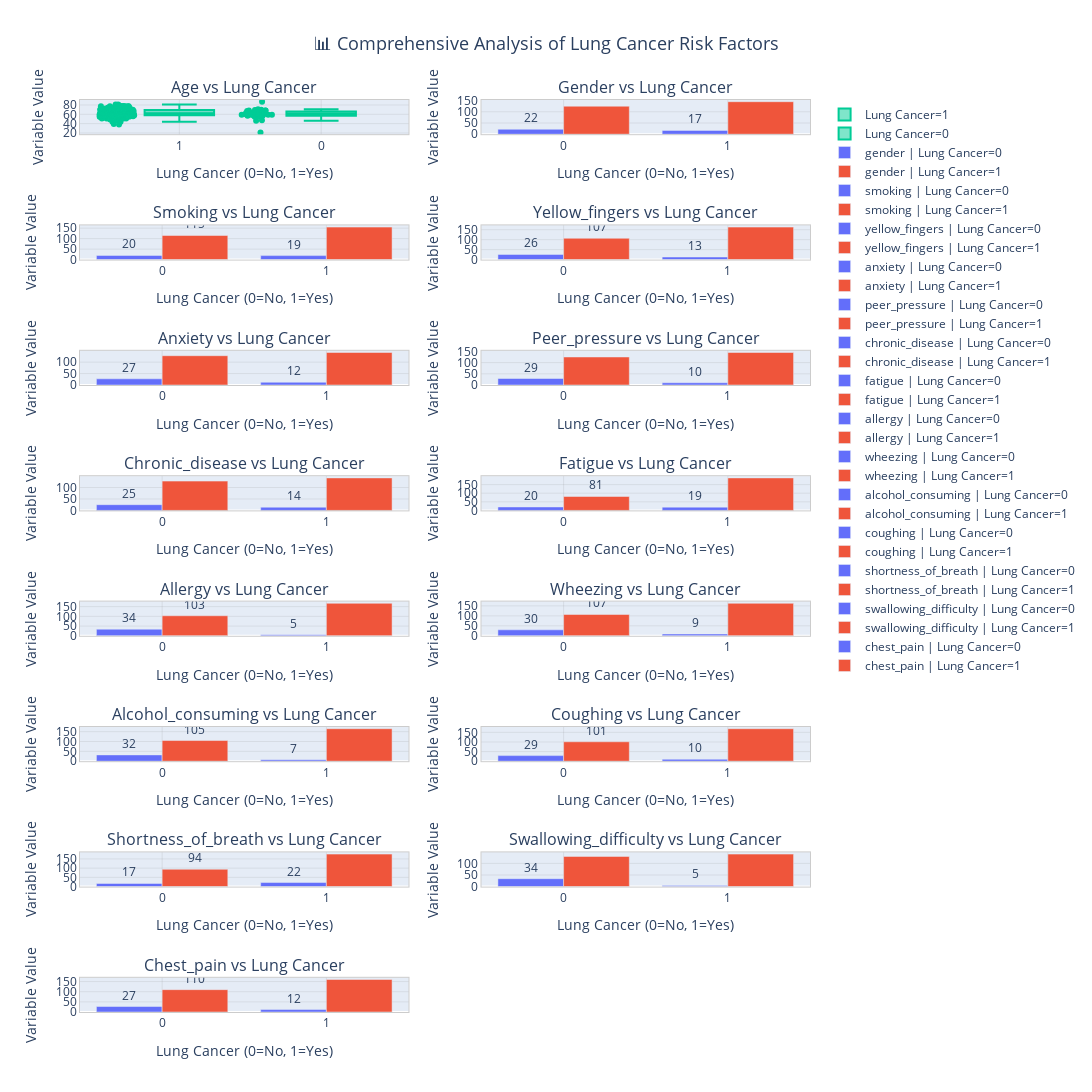

Notebook code cell kept with this figure:
### Markdown cell above
### Bivariate Analysis and scatter plots

### Code cell
from plotly.subplots import make_subplots 
import plotly.graph_objects as go
import pandas as pd

# Categorical variables vs lung_cancer
variables = ['age','gender', 'smoking', 'yellow_fingers', 'anxiety', 'peer_pressure', 
            'chronic_disease', 'fatigue', 'allergy', 'wheezing', 'alcohol_consuming',
            'coughing', 'shortness_of_breath', 'swallowing_difficulty', 'chest_pain']
target = 'lung_cancer'

# Subplots
rows = (len(variables) + 1) // 2
fig = make_subplots(
    rows=rows, cols=2,
    subplot_titles=[f'{var.capitalize()} vs Lung Cancer' for var in variables],
    vertical_spacing=0.1,
    horizontal_spacing=0.1
)

# Colors
binary_colors = {0: '#636EFA', 1: '#EF553B'}
continuous_color = '#00CC96'

#add traces
for i, var in enumerate(variables):
    row = i // 2 + 1
    col = i % 2 + 1
    
    if var == 'age':  
        for lc_val in df[target].unique():
            subset = df[df[target] == lc_val]
            fig.add_trace(
                go.Box(
                    y=subset[var],
                    x=[str(lc_val)]*len(subset),
                    name=f"Lung Cancer={lc_val}",
                    marker_color=continuous_color,
                    boxpoints='all',
                    jitter=0.5,
                    pointpos=-1.8,
                    showlegend=(i == 0),  
                    hovertemplate=("Lung Cancer=" + str(lc_val) +
                                   "<br>" + var.capitalize() + ": %{y}<br><extra></extra>")
                ),
                row=row, col=col
            )
    else:  
        counts = df.groupby([target, var]).size().reset_index(name='count')
        for lc_val in counts[target].unique():
            subset = counts[counts[target] == lc_val]
            fig.add_trace(
                go.Bar(
                    x=subset[var].astype(str),
                    y=subset['count'],
                    name=f"{var} | Lung Cancer={lc_val}",
                    marker_color=binary_colors[lc_val],
                    text=subset['count'],
                    textposition="outside",
                    hovertemplate=("Lung Cancer=" + str(lc_val) +
                                   "<br>" + var.capitalize() + ": %{x}" +
                                   "<br>Count: %{y}<extra></extra>")
                ),
                row=row, col=col
            )

# General Layout 
fig.update_layout(
    title_text="📊 Comprehensive Analysis of Lung Cancer Risk Factors",
    title_font_size=18,
    title_x=0.5,
    height=1200,
    width=1100,
    showlegend=True
)

# axes
fig.update_yaxes(title_text="Variable Value")
fig.update_xaxes(title_text="Lung Cancer (0=No, 1=Yes)")

fig.update_xaxes(showgrid=True, gridwidth=0.5, gridcolor='rgba(128,128,128,0.3)')
fig.update_yaxes(showgrid=True, gridwidth=0.5, gridcolor='rgba(128,128,128,0.3)')
fig.update_xaxes(showline=True, linewidth=1, linecolor='rgba(0,0,0,0.2)', mirror=True)
fig.update_yaxes(showline=True, linewidth=1, linecolor='rgba(0,0,0,0.2)', mirror=True)

fig.show()

### Figure 1 — Plotly figure (JSON) as saved in the notebook; plotly's stock layout.template omitted (floating-point values rounded to 4 significant figures; data arrays with more than 128 entries replaced by an {"elided": "..."} marker saying what was removed)
{"data": [{"boxpoints": "all", "hovertemplate": "Lung Cancer=1<br>Age: %{y}<br><extra></extra>", "jitter": 0.5, "marker": {"color": "#00CC96"}, "name": "Lung Cancer=1", "pointpos": -1.8, "showlegend": true, "type": "box", "x": {"elided": "270 str values"}, "xaxis": "x", "y": {"elided": "270 int values"}, "yaxis": "y"}, {"boxpoints": "all", "hovertemplate": "Lung Cancer=0<br>Age: %{y}<br><extra></extra>", "jitter": 0.5, "marker": {"color": "#00CC96"}, "name": "Lung Cancer=0", "pointpos": -1.8, "showlegend": true, "type": "box", "x": ["0", "0", "0", "0", "0", "0", "0", "0", "0", "0", "0", "0", "0", "0", "0", "0", "0", "0", "0", "0", "0", "0", "0", "0", "0", "0", "0", "0", "0", "0", "0", "0", "0", "0", "0", "0", "0", "0", "0"], "xaxis": "x", "y": [59, 63, 63, 68, 60, 69, 61, 21, 69, 55, 57, 56, 59, 56, 60, 60, 58, 63, 69, 64, 47, 57, 68, 57, 71, 63, 62, 61, 59, 68, 67, 55, 70, 64, 87, 59, 55, 46, 63], "yaxis": "y"}, {"hovertemplate": "Lung Cancer=0<br>Gender: %{x}<br>Count: %{y}<extra></extra>", "marker": {"color": "#636EFA"}, "name": "gender | Lung Cancer=0", "text": [22.0, 17.0], "textposition": "outside", "type": "bar", "x": ["0", "1"], "xaxis": "x2", "y": [22, 17], "yaxis": "y2"}, {"hovertemplate": "Lung Cancer=1<br>Gender: %{x}<br>Count: %{y}<extra></extra>", "marker": {"color": "#EF553B"}, "name": "gender | Lung Cancer=1", "text": [125.0, 145.0], "textposition": "outside", "type": "bar", "x": ["0", "1"], "xaxis": "x2", "y": [125, 145], "yaxis": "y2"}, {"hovertemplate": "Lung Cancer=0<br>Smoking: %{x}<br>Count: %{y}<extra></extra>", "marker": {"color": "#636EFA"}, "name": "smoking | Lung Cancer=0", "text": [20.0, 19.0], "textposition": "outside", "type": "bar", "x": ["0", "1"], "xaxis": "x3", "y": [20, 19], "yaxis": "y3"}, {"hovertemplate": "Lung Cancer=1<br>Smoking: %{x}<br>Count: %{y}<extra></extra>", "marker": {"color": "#EF553B"}, "name": "smoking | Lung Cancer=1", "text": [115.0, 155.0], "textposition": "outside", "type": "bar", "x": ["0", "1"], "xaxis": "x3", "y": [115, 155], "yaxis": "y3"}, {"hovertemplate": "Lung Cancer=0<br>Yellow_fingers: %{x}<br>Count: %{y}<extra></extra>", "marker": {"color": "#636EFA"}, "name": "yellow_fingers | Lung Cancer=0", "text": [26.0, 13.0], "textposition": "outside", "type": "bar", "x": ["0", "1"], "xaxis": "x4", "y": [26, 13], "yaxis": "y4"}, {"hovertemplate": "Lung Cancer=1<br>Yellow_fingers: %{x}<br>Count: %{y}<extra></extra>", "marker": {"color": "#EF553B"}, "name": "yellow_fingers | Lung Cancer=1", "text": [107.0, 163.0], "textposition": "outside", "type": "bar", "x": ["0", "1"], "xaxis": "x4", "y": [107, 163], "yaxis": "y4"}, {"hovertemplate": "Lung Cancer=0<br>Anxiety: %{x}<br>Count: %{y}<extra></extra>", "marker": {"color": "#636EFA"}, "name": "anxiety | Lung Cancer=0", "text": [27.0, 12.0], "textposition": "outside", "type": "bar", "x": ["0", "1"], "xaxis": "x5", "y": [27, 12], "yaxis": "y5"}, {"hovertemplate": "Lung Cancer=1<br>Anxiety: %{x}<br>Count: %{y}<extra></extra>", "marker": {"color": "#EF553B"}, "name": "anxiety | Lung Cancer=1", "text": [128.0, 142.0], "textposition": "outside", "type": "bar", "x": ["0", "1"], "xaxis": "x5", "y": [128, 142], "yaxis": "y5"}, {"hovertemplate": "Lung Cancer=0<br>Peer_pressure: %{x}<br>Count: %{y}<extra></extra>", "marker": {"color": "#636EFA"}, "name": "peer_pressure | Lung Cancer=0", "text": [29.0, 10.0], "textposition": "outside", "type": "bar", "x": ["0", "1"], "xaxis": "x6", "y": [29, 10], "yaxis": "y6"}, {"hovertemplate": "Lung Cancer=1<br>Peer_pressure: %{x}<br>Count: %{y}<extra></extra>", "marker": {"color": "#EF553B"}, "name": "peer_pressure | Lung Cancer=1", "text": [125.0, 145.0], "textposition": "outside", "type": "bar", "x": ["0", "1"], "xaxis": "x6", "y": [125, 145], "yaxis": "y6"}, {"hovertemplate": "Lung Cancer=0<br>Chronic_disease: %{x}<br>Count: %{y}<extra></extra>", "marker": {"color": "#636EFA"}, "name": "chronic_disease | Lung Cancer=0", "text": [25.0, 14.0], "textposition": "outside", "type": "bar", "x": ["0", "1"], "xaxis": "x7", "y": [25, 14], "yaxis": "y7"}, {"hovertemplate": "Lung Cancer=1<br>Chronic_disease: %{x}<br>Count: %{y}<extra></extra>", "marker": {"color": "#EF553B"}, "name": "chronic_disease | Lung Cancer=1", "text": [128.0, 142.0], "textposition": "outside", "type": "bar", "x": ["0", "1"], "xaxis": "x7", "y": [128, 142], "yaxis": "y7"}, {"hovertemplate": "Lung Cancer=0<br>Fatigue: %{x}<br>Count: %{y}<extra></extra>", "marker": {"color": "#636EFA"}, "name": "fatigue | Lung Cancer=0", "text": [20.0, 19.0], "textposition": "outside", "type": "bar", "x": ["0", "1"], "xaxis": "x8", "y": [20, 19], "yaxis": "y8"}, {"hovertemplate": "Lung Cancer=1<br>Fatigue: %{x}<br>Count: %{y}<extra></extra>", "marker": {"color": "#EF553B"}, "name": "fatigue | Lung Cancer=1", "text": [81.0, 189.0], "textposition": "outside", "type": "bar", "x": ["0", "1"], "xaxis": "x8", "y": [81, 189], "yaxis": "y8"}, {"hovertemplate": "Lung Cancer=0<br>Allergy: %{x}<br>Count: %{y}<extra></extra>", "marker": {"color": "#636EFA"}, "name": "allergy | Lung Cancer=0", "text": [34.0, 5.0], "textposition": "outside", "type": "bar", "x": ["0", "1"], "xaxis": "x9", "y": [34, 5], "yaxis": "y9"}, {"hovertemplate": "Lung Cancer=1<br>Allergy: %{x}<br>Count: %{y}<extra></extra>", "marker": {"color": "#EF553B"}, "name": "allergy | Lung Cancer=1", "text": [103.0, 167.0], "textposition": "outside", "type": "bar", "x": ["0", "1"], "xaxis": "x9", "y": [103, 167], "yaxis": "y9"}, {"hovertemplate": "Lung Cancer=0<br>Wheezing: %{x}<br>Count: %{y}<extra></extra>", "marker": {"color": "#636EFA"}, "name": "wheezing | Lung Cancer=0", "text": [30.0, 9.0], "textposition": "outside", "type": "bar", "x": ["0", "1"], "xaxis": "x10", "y": [30, 9], "yaxis": "y10"}, {"hovertemplate": "Lung Cancer=1<br>Wheezing: %{x}<br>Count: %{y}<extra></extra>", "marker": {"color": "#EF553B"}, "name": "wheezing | Lung Cancer=1", "text": [107.0, 163.0], "textposition": "outside", "type": "bar", "x": ["0", "1"], "xaxis": "x10", "y": [107, 163], "yaxis": "y10"}, {"hovertemplate": "Lung Cancer=0<br>Alcohol_consuming: %{x}<br>Count: %{y}<extra></extra>", "marker": {"color": "#636EFA"}, "name": "alcohol_consuming | Lung Cancer=0", "text": [32.0, 7.0], "textposition": "outside", "type": "bar", "x": ["0", "1"], "xaxis": "x11", "y": [32, 7], "yaxis": "y11"}, {"hovertemplate": "Lung Cancer=1<br>Alcohol_consuming: %{x}<br>Count: %{y}<extra></extra>", "marker": {"color": "#EF553B"}, "name": "alcohol_consuming | Lung Cancer=1", "text": [105.0, 165.0], "textposition": "outside", "type": "bar", "x": ["0", "1"], "xaxis": "x11", "y": [105, 165], "yaxis": "y11"}, {"hovertemplate": "Lung Cancer=0<br>Coughing: %{x}<br>Count: %{y}<extra></extra>", "marker": {"color": "#636EFA"}, "name": "coughing | Lung Cancer=0", "text": [29.0, 10.0], "textposition": "outside", "type": "bar", "x": ["0", "1"], "xaxis": "x12", "y": [29, 10], "yaxis": "y12"}, {"hovertemplate": "Lung Cancer=1<br>Coughing: %{x}<br>Count: %{y}<extra></extra>", "marker": {"color": "#EF553B"}, "name": "coughing | Lung Cancer=1", "text": [101.0, 169.0], "textposition": "outside", "type": "bar", "x": ["0", "1"], "xaxis": "x12", "y": [101, 169], "yaxis": "y12"}, {"hovertemplate": "Lung Cancer=0<br>Shortness_of_breath: %{x}<br>Count: %{y}<extra></extra>", "marker": {"color": "#636EFA"}, "name": "shortness_of_breath | Lung Cancer=0", "text": [17.0, 22.0], "textposition": "outside", "type": "bar", "x": ["0", "1"], "xaxis": "x13", "y": [17, 22], "yaxis": "y13"}, {"hovertemplate": "Lung Cancer=1<br>Shortness_of_breath: %{x}<br>Count: %{y}<extra></extra>", "marker": {"color": "#EF553B"}, "name": "shortness_of_breath | Lung Cancer=1", "text": [94.0, 176.0], "textposition": "outside", "type": "bar", "x": ["0", "1"], "xaxis": "x13", "y": [94, 176], "yaxis": "y13"}, {"hovertemplate": "Lung Cancer=0<br>Swallowing_difficulty: %{x}<br>Count: %{y}<extra></extra>", "marker": {"color": "#636EFA"}, "name": "swallowing_difficulty | Lung Cancer=0", "text": [34.0, 5.0], "textposition": "outside", "type": "bar", "x": ["0", "1"], "xaxis": "x14", "y": [34, 5], "yaxis": "y14"}, {"hovertemplate": "Lung Cancer=1<br>Swallowing_difficulty: %{x}<br>Count: %{y}<extra></extra>", "marker": {"color": "#EF553B"}, "name": "swallowing_difficulty | Lung Cancer=1", "text": [130.0, 140.0], "textposition": "outside", "type": "bar", "x": ["0", "1"], "xaxis": "x14", "y": [130, 140], "yaxis": "y14"}, {"hovertemplate": "Lung Cancer=0<br>Chest_pain: %{x}<br>Count: %{y}<extra></extra>", "marker": {"color": "#636EFA"}, "name": "chest_pain | Lung Cancer=0", "text": [27.0, 12.0], "textposition": "outside", "type": "bar", "x": ["0", "1"], "xaxis": "x15", "y": [27, 12], "yaxis": "y15"}, {"hovertemplate": "Lung Cancer=1<br>Chest_pain: %{x}<br>Count: %{y}<extra></extra>", "marker": {"color": "#EF553B"}, "name": "chest_pain | Lung Cancer=1", "text": [110.0, 160.0], "textposition": "outside", "type": "bar", "x": ["0", "1"], "xaxis": "x15", "y": [110, 160], "yaxis": "y15"}], "layout": {"annotations": [{"font": {"size": 16}, "showarrow": false, "text": "Age vs Lung Cancer", "x": 0.225, "xanchor": "center", "xref": "paper", "y": 1, "yanchor": "bottom", "yref": "paper"}, {"font": {"size": 16}, "showarrow": false, "text": "Gender vs Lung Cancer", "x": 0.775, "xanchor": "center", "xref": "paper", "y": 1, "yanchor": "bottom", "yref": "paper"}, {"font": {"size": 16}, "showarrow": false, "text": "Smoking vs Lung Cancer", "x": 0.225, "xanchor": "center", "xref": "paper", "y": 0.8625, "yanchor": "bottom", "yref": "paper"}, {"font": {"size": 16}, "showarrow": false, "text": "Yellow_fingers vs Lung Cancer", "x": 0.775, "xanchor": "center", "xref": "paper", "y": 0.8625, "yanchor": "bottom", "yref": "paper"}, {"font": {"size": 16}, "showarrow": false, "text": "Anxiety vs Lung Cancer", "x": 0.225, "xanchor": "center", "xref": "paper", "y": 0.725, "yanchor": "bottom", "yref": "paper"}, {"font": {"size": 16}, "showarrow": false, "text": "Peer_pressure vs Lung Cancer", "x": 0.775, "xanchor": "center", "xref": "paper", "y": 0.725, "yanchor": "bottom", "yref": "paper"}, {"font": {"size": 16}, "showarrow": false, "text": "Chronic_disease vs Lung Cancer", "x": 0.225, "xanchor": "center", "xref": "paper", "y": 0.5875, "yanchor": "bottom", "yref": "paper"}, {"font": {"size": 16}, "showarrow": false, "text": "Fatigue vs Lung Cancer", "x": 0.775, "xanchor": "center", "xref": "paper", "y": 0.5875, "yanchor": "bottom", "yref": "paper"}, {"font": {"size": 16}, "showarrow": false, "text": "Allergy vs Lung Cancer", "x": 0.225, "xanchor": "center", "xref": "paper", "y": 0.45, "yanchor": "bottom", "yref": "paper"}, {"font": {"size": 16}, "showarrow": false, "text": "Wheezing vs Lung Cancer", "x": 0.775, "xanchor": "center", "xref": "paper", "y": 0.45, "yanchor": "bottom", "yref": "paper"}, {"font": {"size": 16}, "showarrow": false, "text": "Alcohol_consuming vs Lung Cancer", "x": 0.225, "xanchor": "center", "xref": "paper", "y": 0.3125, "yanchor": "bottom", "yref": "paper"}, {"font": {"size": 16}, "showarrow": false, "text": "Coughing vs Lung Cancer", "x": 0.775, "xanchor": "center", "xref": "paper", "y": 0.3125, "yanchor": "bottom", "yref": "paper"}, {"font": {"size": 16}, "showarrow": false, "text": "Shortness_of_breath vs Lung Cancer", "x": 0.225, "xanchor": "center", "xref": "paper", "y": 0.175, "yanchor": "bottom", "yref": "paper"}, {"font": {"size": 16}, "showarrow": false, "text": "Swallowing_difficulty vs Lung Cancer", "x": 0.775, "xanchor": "center", "xref": "paper", "y": 0.175, "yanchor": "bottom", "yref": "paper"}, {"font": {"size": 16}, "showarrow": false, "text": "Chest_pain vs Lung Cancer", "x": 0.225, "xanchor": "center", "xref": "paper", "y": 0.0375, "yanchor": "bottom", "yref": "paper"}], "height": 1200, "showlegend": true, "title": {"font": {"size": 18}, "text": "📊 Comprehensive Analysis of Lung Cancer Risk Factors", "x": 0.5}, "width": 1100, "xaxis": {"anchor": "y", "domain": [0, 0.45], "gridcolor": "rgba(128,128,128,0.3)", "gridwidth": 0.5, "linecolor": "rgba(0,0,0,0.2)", "linewidth": 1, "mirror": true, "showgrid": true, "showline": true, "title": {"text": "Lung Cancer (0=No, 1=Yes)"}}, "xaxis10": {"anchor": "y10", "domain": [0.55, 1], "gridcolor": "rgba(128,128,128,0.3)", "gridwidth": 0.5, "linecolor": "rgba(0,0,0,0.2)", "linewidth": 1, "mirror": true, "showgrid": true, "showline": true, "title": {"text": "Lung Cancer (0=No, 1=Yes)"}}, "xaxis11": {"anchor": "y11", "domain": [0, 0.45], "gridcolor": "rgba(128,128,128,0.3)", "gridwidth": 0.5, "linecolor": "rgba(0,0,0,0.2)", "linewidth": 1, "mirror": true, "showgrid": true, "showline": true, "title": {"text": "Lung Cancer (0=No, 1=Yes)"}}, "xaxis12": {"anchor": "y12", "domain": [0.55, 1], "gridcolor": "rgba(128,128,128,0.3)", "gridwidth": 0.5, "linecolor": "rgba(0,0,0,0.2)", "linewidth": 1, "mirror": true, "showgrid": true, "showline": true, "title": {"text": "Lung Cancer (0=No, 1=Yes)"}}, "xaxis13": {"anchor": "y13", "domain": [0, 0.45], "gridcolor": "rgba(128,128,128,0.3)", "gridwidth": 0.5, "linecolor": "rgba(0,0,0,0.2)", "linewidth": 1, "mirror": true, "showgrid": true, "showline": true, "title": {"text": "Lung Cancer (0=No, 1=Yes)"}}, "xaxis14": {"anchor": "y14", "domain": [0.55, 1], "gridcolor": "rgba(128,128,128,0.3)", "gridwidth": 0.5, "linecolor": "rgba(0,0,0,0.2)", "linewidth": 1, "mirror": true, "showgrid": true, "showline": true, "title": {"text": "Lung Cancer (0=No, 1=Yes)"}}, "xaxis15": {"anchor": "y15", "domain": [0, 0.45], "gridcolor": "rgba(128,128,128,0.3)", "gridwidth": 0.5, "linecolor": "rgba(0,0,0,0.2)", "linewidth": 1, "mirror": true, "showgrid": true, "showline": true, "title": {"text": "Lung Cancer (0=No, 1=Yes)"}}, "xaxis16": {"anchor": "y16", "domain": [0.55, 1], "gridcolor": "rgba(128,128,128,0.3)", "gridwidth": 0.5, "linecolor": "rgba(0,0,0,0.2)", "linewidth": 1, "mirror": true, "showgrid": true, "showline": true, "title": {"text": "Lung Cancer (0=No, 1=Yes)"}}, "xaxis2": {"anchor": "y2", "domain": [0.55, 1], "gridcolor": "rgba(128,128,128,0.3)", "gridwidth": 0.5, "linecolor": "rgba(0,0,0,0.2)", "linewidth": 1, "mirror": true, "showgrid": true, "showline": true, "title": {"text": "Lung Cancer (0=No, 1=Yes)"}}, "xaxis3": {"anchor": "y3", "domain": [0, 0.45], "gridcolor": "rgba(128,128,128,0.3)", "gridwidth": 0.5, "linecolor": "rgba(0,0,0,0.2)", "linewidth": 1, "mirror": true, "showgrid": true, "showline": true, "title": {"text": "Lung Cancer (0=No, 1=Yes)"}}, "xaxis4": {"anchor": "y4", "domain": [0.55, 1], "gridcolor": "rgba(128,128,128,0.3)", "gridwidth": 0.5, "linecolor": "rgba(0,0,0,0.2)", "linewidth": 1, "mirror": true, "showgrid": true, "showline": true, "title": {"text": "Lung Cancer (0=No, 1=Yes)"}}, "xaxis5": {"anchor": "y5", "domain": [0, 0.45], "gridcolor": "rgba(128,128,128,0.3)", "gridwidth": 0.5, "linecolor": "rgba(0,0,0,0.2)", "linewidth": 1, "mirror": true, "showgrid": true, "showline": true, "title": {"text": "Lung Cancer (0=No, 1=Yes)"}}, "xaxis6": {"anchor": "y6", "domain": [0.55, 1], "gridcolor": "rgba(128,128,128,0.3)", "gridwidth": 0.5, "linecolor": "rgba(0,0,0,0.2)", "linewidth": 1, "mirror": true, "showgrid": true, "showline": true, "title": {"text": "Lung Cancer (0=No, 1=Yes)"}}, "xaxis7": {"anchor": "y7", "domain": [0, 0.45], "gridcolor": "rgba(128,128,128,0.3)", "gridwidth": 0.5, "linecolor": "rgba(0,0,0,0.2)", "linewidth": 1, "mirror": true, "showgrid": true, "showline": true, "title": {"text": "Lung Cancer (0=No, 1=Yes)"}}, "xaxis8": {"anchor": "y8", "domain": [0.55, 1], "gridcolor": "rgba(128,128,128,0.3)", "gridwidth": 0.5, "linecolor": "rgba(0,0,0,0.2)", "linewidth": 1, "mirror": true, "showgrid": true, "showline": true, "title": {"text": "Lung Cancer (0=No, 1=Yes)"}}, "xaxis9": {"anchor": "y9", "domain": [0, 0.45], "gridcolor": "rgba(128,128,128,0.3)", "gridwidth": 0.5, "linecolor": "rgba(0,0,0,0.2)", "linewidth": 1, "mirror": true, "showgrid": true, "showline": true, "title": {"text": "Lung Cancer (0=No, 1=Yes)"}}, "yaxis": {"anchor": "x", "domain": [0.9625, 1], "gridcolor": "rgba(128,128,128,0.3)", "gridwidth": 0.5, "linecolor": "rgba(0,0,0,0.2)", "linewidth": 1, "mirror": true, "showgrid": true, "showline": true, "title": {"text": "Variable Value"}}, "yaxis10": {"anchor": "x10", "domain": [0.4125, 0.45], "gridcolor": "rgba(128,128,128,0.3)", "gridwidth": 0.5, "linecolor": "rgba(0,0,0,0.2)", "linewidth": 1, "mirror": true, "showgrid": true, "showline": true, "title": {"text": "Variable Value"}}, "yaxis11": {"anchor": "x11", "domain": [0.275, 0.3125], "gridcolor": "rgba(128,128,128,0.3)", "gridwidth": 0.5, "linecolor": "rgba(0,0,0,0.2)", "linewidth": 1, "mirror": true, "showgrid": true, "showline": true, "title": {"text": "Variable Value"}}, "yaxis12": {"anchor": "x12", "domain": [0.275, 0.3125], "gridcolor": "rgba(128,128,128,0.3)", "gridwidth": 0.5, "linecolor": "rgba(0,0,0,0.2)", "linewidth": 1, "mirror": true, "showgrid": true, "showline": true, "title": {"text": "Variable Value"}}, "yaxis13": {"anchor": "x13", "domain": [0.1375, 0.175], "gridcolor": "rgba(128,128,128,0.3)", "gridwidth": 0.5, "linecolor": "rgba(0,0,0,0.2)", "linewidth": 1, "mirror": true, "showgrid": true, "showline": true, "title": {"text": "Variable Value"}}, "yaxis14": {"anchor": "x14", "domain": [0.1375, 0.175], "gridcolor": "rgba(128,128,128,0.3)", "gridwidth": 0.5, "linecolor": "rgba(0,0,0,0.2)", "linewidth": 1, "mirror": true, "showgrid": true, "showline": true, "title": {"text": "Variable Value"}}, "yaxis15": {"anchor": "x15", "domain": [0, 0.0375], "gridcolor": "rgba(128,128,128,0.3)", "gridwidth": 0.5, "linecolor": "rgba(0,0,0,0.2)", "linewidth": 1, "mirror": true, "showgrid": true, "showline": true, "title": {"text": "Variable Value"}}, "yaxis16": {"anchor": "x16", "domain": [0, 0.0375], "gridcolor": "rgba(128,128,128,0.3)", "gridwidth": 0.5, "linecolor": "rgba(0,0,0,0.2)", "linewidth": 1, "mirror": true, "showgrid": true, "showline": true, "title": {"text": "Variable Value"}}, "yaxis2": {"anchor": "x2", "domain": [0.9625, 1], "gridcolor": "rgba(128,128,128,0.3)", "gridwidth": 0.5, "linecolor": "rgba(0,0,0,0.2)", "linewidth": 1, "mirror": true, "showgrid": true, "showline": true, "title": {"text": "Variable Value"}}, "yaxis3": {"anchor": "x3", "domain": [0.825, 0.8625], "gridcolor": "rgba(128,128,128,0.3)", "gridwidth": 0.5, "linecolor": "rgba(0,0,0,0.2)", "linewidth": 1, "mirror": true, "showgrid": true, "showline": true, "title": {"text": "Variable Value"}}, "yaxis4": {"anchor": "x4", "domain": [0.825, 0.8625], "gridcolor": "rgba(128,128,128,0.3)", "gridwidth": 0.5, "linecolor": "rgba(0,0,0,0.2)", "linewidth": 1, "mirror": true, "showgrid": true, "showline": true, "title": {"text": "Variable Value"}}, "yaxis5": {"anchor": "x5", "domain": [0.6875, 0.725], "gridcolor": "rgba(128,128,128,0.3)", "gridwidth": 0.5, "linecolor": "rgba(0,0,0,0.2)", "linewidth": 1, "mirror": true, "showgrid": true, "showline": true, "title": {"text": "Variable Value"}}, "yaxis6": {"anchor": "x6", "domain": [0.6875, 0.725], "gridcolor": "rgba(128,128,128,0.3)", "gridwidth": 0.5, "linecolor": "rgba(0,0,0,0.2)", "linewidth": 1, "mirror": true, "showgrid": true, "showline": true, "title": {"text": "Variable Value"}}, "yaxis7": {"anchor": "x7", "domain": [0.55, 0.5875], "gridcolor": "rgba(128,128,128,0.3)", "gridwidth": 0.5, "linecolor": "rgba(0,0,0,0.2)", "linewidth": 1, "mirror": true, "showgrid": true, "showline": true, "title": {"text": "Variable Value"}}, "yaxis8": {"anchor": "x8", "domain": [0.55, 0.5875], "gridcolor": "rgba(128,128,128,0.3)", "gridwidth": 0.5, "linecolor": "rgba(0,0,0,0.2)", "linewidth": 1, "mirror": true, "showgrid": true, "showline": true, "title": {"text": "Variable Value"}}, "yaxis9": {"anchor": "x9", "domain": [0.4125, 0.45], "gridcolor": "rgba(128,128,128,0.3)", "gridwidth": 0.5, "linecolor": "rgba(0,0,0,0.2)", "linewidth": 1, "mirror": true, "showgrid": true, "showline": true, "title": {"text": "Variable Value"}}}}
